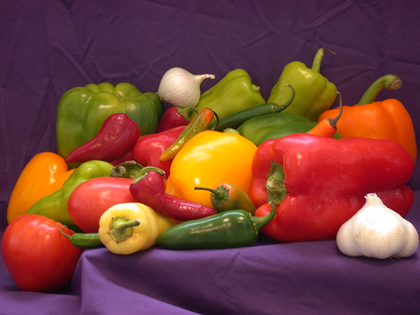
%> input picture test_images/peppers.png, 420 x 315 px, shrunk from 512 x 384 before the run
$ octave comparisonExperiment.m   (GNU Octave 9; MATLAB toolbox functions it lacks are replaced by stand-ins)
%> lines starting %> are read from the running program, lines starting %| are printed output that depends on the picture
### src/frequencyCompression.m
function [compressedImage, metrics] = frequencyCompression(imagePath, quality)
%> called with imagePath = 'test_images/peppers.png', quality = 50

    % ============================================================
    % STANDARD DCT-BASED COLOR IMAGE COMPRESSION
    % Toolbox-independent implementation
    % ============================================================

    % Read original image
    original = imread(imagePath);
%> original is the input picture: size 315x420x3 uint8; mean R, G, B 120.8, 66.4, 57.6

    % Convert image to double
    originalDouble = double(original);

    % ============================================================
    % CHECK IMAGE TYPE
    % ============================================================


    if size(original, 3) == 3

        % Color image
        colorImage = originalDouble;

    else

        % Grayscale image
        colorImage = originalDouble;

    end

    % ============================================================
    % IMAGE DIMENSIONS
    % ============================================================

    [rows, cols, channels] = size(colorImage);

    % Make dimensions divisible by 8
    newRows = floor(rows / 8) * 8;
    newCols = floor(cols / 8) * 8;

    % Crop image
    colorImage = ...
        colorImage(1:newRows, 1:newCols, :);
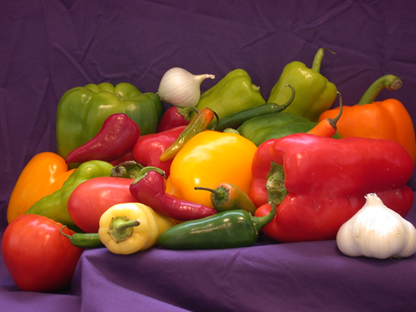
%> colorImage: size 312x416x3 double; mean R, G, B 121.6, 66.8, 57.2

    % Initialize compressed image
    compressedImage = zeros( ...
        newRows, newCols, channels);

    % ============================================================
    % QUALITY CONTROL
    % ============================================================

    retainPercentage = ...
        max(5, min(100, quality));

    % Determine retained low-frequency region
    blockSize = max(1, ...
        round(8 * sqrt(retainPercentage / 100)));

    % ============================================================
    % CREATE 8x8 DCT TRANSFORM MATRIX
    % ============================================================

    N = 8;

    D = zeros(N, N);

    for k = 0:N-1

        for n = 0:N-1

            if k == 0
                alpha = sqrt(1/N);
            else
                alpha = sqrt(2/N);
            end

            D(k+1,n+1) = ...
                alpha * cos( ...
                (pi * (2*n + 1) * k) / (2*N));

        end

    end

    % ============================================================
    % PROCESS EACH COLOR CHANNEL
    % ============================================================

    for channel = 1:channels

        % Extract channel
        channelImage = ...
            colorImage(:,:,channel);

        % --------------------------------------------------------
        % PROCESS IMAGE BLOCK-BY-BLOCK
        % --------------------------------------------------------

        for i = 1:8:newRows

            for j = 1:8:newCols

                % Extract 8x8 block
                block = ...
                    channelImage(i:i+7, j:j+7);

                % ------------------------------------------------
                % FORWARD 2-D DCT
                % ------------------------------------------------

                dctBlock = D * block * D';

                % ------------------------------------------------
                % FREQUENCY MASK
                % ------------------------------------------------

                mask = zeros(8,8);

                % Retain low-frequency coefficients
                mask(1:blockSize,1:blockSize) = 1;

                % Remove high-frequency coefficients
                compressedDCT = ...
                    dctBlock .* mask;

                % ------------------------------------------------
                % INVERSE 2-D DCT
                % ------------------------------------------------

                reconstructedBlock = ...
                    D' * compressedDCT * D;

                % Store reconstructed block
                compressedImage( ...
                    i:i+7, ...
                    j:j+7, ...
                    channel) = reconstructedBlock;

            end

        end

    end
%> this loop made 3 passes
%> pass 3, in frequencyCompression, `channelImage = colorImage(:,:,channel);`:
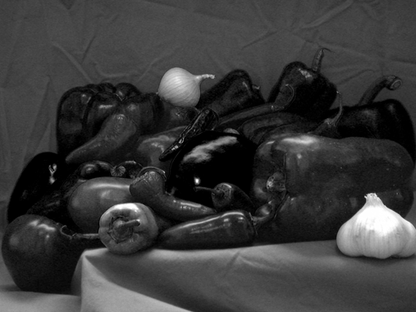
%> channelImage: size 312x416 double; min 0, max 255, mean 57.2
%> after the loop, mask = [1 1 1 1 1 1 0 0; 1 1 1 1 1 1 0 0; 1 1 1 1 1 1 0 0; 1 1 1 1 1 1 0 0; 1 1 1 1 1 1 0 0; 1 1 1 1 1 1 0 0; 0 0 0 0 0 0 0 0; 0 0 0 0 0 0 0 0]

    % ============================================================
    % CONVERT BACK TO UINT8 IMAGE
    % ============================================================

    compressedImage = uint8( ...
        max(0, min(255, compressedImage)));
%> compressedImage: size 312x416x3 uint8

    originalImage = uint8(colorImage);

    % ============================================================
    % QUALITY METRICS
    % ============================================================

    % Calculate difference for all RGB channels
    difference = ...
        double(compressedImage) - ...
        double(originalImage);
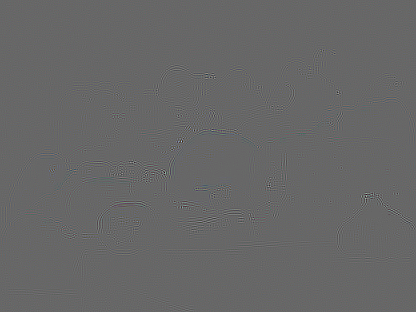
%> difference: size 312x416x3 double; mean R, G, B 0, 0, 0; drawn with min black and max white

    % ------------------------------------------------------------
    % MSE
    % ------------------------------------------------------------

    metrics.MSE = ...
        mean(difference(:).^2);
%> metrics.MSE = 3.2

    % ------------------------------------------------------------
    % PSNR
    % ------------------------------------------------------------

    if metrics.MSE == 0

        metrics.PSNR = Inf;

    else

        metrics.PSNR = ...
            10 * log10((255^2) / metrics.MSE);
%> metrics.PSNR = 43.07

    end

    % ------------------------------------------------------------
    % CORRELATION-BASED SIMILARITY
    % ------------------------------------------------------------

    originalVector = ...
        double(originalImage(:));

    compressedVector = ...
        double(compressedImage(:));

    correlationMatrix = ...
        corrcoef(originalVector, compressedVector);
%> correlationMatrix = [1 1; 1 1]

    if size(correlationMatrix,1) == 2

        metrics.SSIM = ...
            correlationMatrix(1,2);
%> metrics.SSIM = 1

    else

        metrics.SSIM = 1;

    end

    % ============================================================
    % COEFFICIENT RETENTION
    % ============================================================

    metrics.CoefficientRetention = ...
        (blockSize^2 / 64) * 100;

    % ============================================================
    % COMPRESSION INFORMATION
    % ============================================================

    metrics.Quality = quality;

    metrics.BlockSize = 8;

    metrics.RetainedFrequencySize = blockSize;

    metrics.TotalBlocks = ...
        floor(newRows/8) * floor(newCols/8);

    % ============================================================
    % IMAGE INFORMATION
    % ============================================================

    metrics.OriginalHeight = newRows;

    metrics.OriginalWidth = newCols;

    metrics.ColorChannels = channels;

end

### src/adaptiveCompression.m
function [compressedImage, metrics] = adaptiveCompression(imagePath, quality)

    % ============================================================
    % CONTENT-AWARE ADAPTIVE IMAGE COMPRESSION
    % DCT + EDGE-AWARE COMPRESSION
    % Toolbox-independent implementation
    % ============================================================

    % Read original image
    original = imread(imagePath);

    % ------------------------------------------------------------
    % Preserve color image and create grayscale image for analysis
    % ------------------------------------------------------------

    if size(original, 3) == 3

        colorImage = double(original);

        R = colorImage(:,:,1);
        G = colorImage(:,:,2);
        B = colorImage(:,:,3);

        grayImage = 0.299 * R + ...
                    0.587 * G + ...
                    0.114 * B;

    else

        colorImage = double(original);
        grayImage = colorImage;

    end

    % ------------------------------------------------------------
    % Image dimensions
    % ------------------------------------------------------------

    [rows, cols] = size(grayImage);

    % Make dimensions divisible by 8
    newRows = floor(rows / 8) * 8;
    newCols = floor(cols / 8) * 8;

    % Crop image
    grayImage = grayImage(1:newRows, 1:newCols);

    if size(original, 3) == 3
        colorImage = colorImage(1:newRows, 1:newCols, :);
    end

    % ------------------------------------------------------------
    % Quality control
    % ------------------------------------------------------------

    quality = max(10, min(100, quality));

    % ------------------------------------------------------------
    % Create 8x8 DCT transform matrix
    % ------------------------------------------------------------

    N = 8;

    D = zeros(N, N);

    for k = 0:N-1

        for n = 0:N-1

            if k == 0
                alpha = sqrt(1/N);
            else
                alpha = sqrt(2/N);
            end

            D(k+1,n+1) = alpha * ...
                cos((pi * (2*n + 1) * k) / (2*N));

        end

    end

    % ------------------------------------------------------------
    % Sobel edge detection
    % ------------------------------------------------------------

    Gx = [-1 0 1;
          -2 0 2;
          -1 0 1];

    Gy = [-1 -2 -1;
           0  0  0;
           1  2  1];

    gradientX = conv2(grayImage, Gx, 'same');
    gradientY = conv2(grayImage, Gy, 'same');

    % Calculate gradient magnitude
    gradientMagnitude = sqrt( ...
        gradientX.^2 + gradientY.^2);

    % Normalize gradient
    maxGradient = max(gradientMagnitude(:));

    if maxGradient > 0

        normalizedGradient = ...
            gradientMagnitude / maxGradient;

    else

        normalizedGradient = gradientMagnitude;

    end

    % ------------------------------------------------------------
    % Initialize reconstructed image
    % ------------------------------------------------------------

    compressedGray = zeros(newRows, newCols);

    % ------------------------------------------------------------
    % Statistics
    % ------------------------------------------------------------

    totalRetained = 0;
    totalCoefficients = 0;

    highDetailBlocks = 0;
    mediumDetailBlocks = 0;
    lowDetailBlocks = 0;

    % ============================================================
    % ADAPTIVE DCT COMPRESSION
    % ============================================================

    for i = 1:8:newRows

        for j = 1:8:newCols

            % Extract 8x8 image block
            block = grayImage(i:i+7, j:j+7);

            % Extract corresponding edge block
            edgeBlock = ...
                normalizedGradient(i:i+7, j:j+7);

            % Calculate local edge density
            localEdgeDensity = mean(edgeBlock(:));

            % ----------------------------------------------------
            % ADAPTIVE COMPRESSION
            % ----------------------------------------------------

            if localEdgeDensity > 0.08

                % HIGH DETAIL REGION
                % Preserve more DCT coefficients

                blockSize = round(8 * ...
                    sqrt(min(100, quality + 30) / 100));

                highDetailBlocks = ...
                    highDetailBlocks + 1;

            elseif localEdgeDensity > 0.03

                % MEDIUM DETAIL REGION
                % Moderate compression

                blockSize = round(8 * ...
                    sqrt(quality / 100));

                mediumDetailBlocks = ...
                    mediumDetailBlocks + 1;

            else

                % LOW DETAIL REGION
                % Stronger compression

                blockSize = round(8 * ...
                    sqrt(max(5, quality - 25) / 100));

                lowDetailBlocks = ...
                    lowDetailBlocks + 1;

            end

            % Keep block size between 1 and 8
            blockSize = max(1, min(8, blockSize));

            % ----------------------------------------------------
            % FORWARD DCT
            % ----------------------------------------------------

            dctBlock = D * block * D';

            % ----------------------------------------------------
            % CREATE ADAPTIVE FREQUENCY MASK
            % ----------------------------------------------------

            mask = zeros(8, 8);

            mask(1:blockSize, 1:blockSize) = 1;

            % Keep selected frequency coefficients
            compressedDCT = dctBlock .* mask;

            % ----------------------------------------------------
            % INVERSE DCT
            % ----------------------------------------------------

            reconstructedBlock = ...
                D' * compressedDCT * D;

            % Store reconstructed block
            compressedGray(i:i+7, j:j+7) = ...
                reconstructedBlock;

            % Update coefficient statistics
            totalRetained = ...
                totalRetained + blockSize^2;

            totalCoefficients = ...
                totalCoefficients + 64;

        end

    end

    % ============================================================
    % RECONSTRUCT COLOR IMAGE
    % ============================================================

    if size(original, 3) == 3

        % Difference between reconstructed and original luminance
        difference = compressedGray - grayImage;

        compressedImage = zeros( ...
            newRows, newCols, 3);

        % Apply luminance change to RGB channels
        for channel = 1:3

            channelData = ...
                colorImage(:,:,channel);

            reconstructedChannel = ...
                channelData + difference;

            compressedImage(:,:,channel) = ...
                reconstructedChannel;

        end

    else

        compressedImage = compressedGray;

    end

    % ------------------------------------------------------------
    % Convert to uint8
    % ------------------------------------------------------------

    compressedImage = uint8( ...
        max(0, min(255, compressedImage)));

    originalColor = uint8(colorImage);

    % ============================================================
    % QUALITY METRICS
    % ============================================================

    % Convert reconstructed image to grayscale
    compressedGrayFinal = ...
        double(rgbToGrayManual(compressedImage));

    originalGrayFinal = ...
        double(rgbToGrayManual(originalColor));

    % ------------------------------------------------------------
    % MSE
    % ------------------------------------------------------------

    difference = ...
        compressedGrayFinal - originalGrayFinal;

    metrics.MSE = ...
        mean(difference(:).^2);

    % ------------------------------------------------------------
    % PSNR
    % ------------------------------------------------------------

    if metrics.MSE == 0

        metrics.PSNR = Inf;

    else

        metrics.PSNR = ...
            10 * log10((255^2) / metrics.MSE);

    end

    % ------------------------------------------------------------
    % Structural similarity approximation
    % ------------------------------------------------------------

    originalVector = ...
        originalGrayFinal(:);

    compressedVector = ...
        compressedGrayFinal(:);

    correlationMatrix = ...
        corrcoef(originalVector, compressedVector);

    if size(correlationMatrix, 1) == 2

        metrics.SSIM = ...
            correlationMatrix(1,2);

    else

        metrics.SSIM = 1;

    end

    % ------------------------------------------------------------
    % Coefficient retention
    % ------------------------------------------------------------

    metrics.CoefficientRetention = ...
        (totalRetained / totalCoefficients) * 100;

    % ------------------------------------------------------------
    % Adaptive compression statistics
    % ------------------------------------------------------------

    metrics.HighDetailBlocks = ...
        highDetailBlocks;

    metrics.MediumDetailBlocks = ...
        mediumDetailBlocks;

    metrics.LowDetailBlocks = ...
        lowDetailBlocks;

    metrics.TotalBlocks = ...
        totalCoefficients / 64;

    metrics.AdaptiveMode = true;

end


% ================================================================
% MANUAL RGB TO GRAYSCALE FUNCTION
% ================================================================

function gray = rgbToGrayManual(image)

    if size(image, 3) == 3

        R = double(image(:,:,1));
        G = double(image(:,:,2));
        B = double(image(:,:,3));

        gray = uint8( ...
            max(0, min(255, ...
            0.299 * R + ...
            0.587 * G + ...
            0.114 * B)));

    else

        gray = image;

    end

end

### experiments/comparisonExperiment.m
clc;
clear;
close all;

% ============================================================
% DCT vs ADAPTIVE DCT COMPARISON EXPERIMENT
% ============================================================

% Move to project root if this script is inside experiments
projectPath = fileparts(fileparts(mfilename('fullpath')));

% Add source folder
addpath(fullfile(projectPath, 'src'));

% Input image
imagePath = fullfile(projectPath, ...
    'test_images', 'peppers.png');

% Compression quality
quality = 50;

% ============================================================
% RUN STANDARD DCT COMPRESSION
% ============================================================

fprintf('\nRunning Standard DCT Compression...\n');

[standardImage, standardMetrics] = ...
    frequencyCompression(imagePath, quality);
%> standardMetrics = {MSE 3.2, PSNR 43.07, SSIM 1, CoefficientRetention 56.25, Quality 50, BlockSize 8}

% ============================================================
% RUN ADAPTIVE DCT COMPRESSION
% ============================================================

fprintf('Running Adaptive DCT Compression...\n');

[adaptiveImage, adaptiveMetrics] = ...
    adaptiveCompression(imagePath, quality);
%> in adaptiveCompression, `R = colorImage(:,:,1);`:
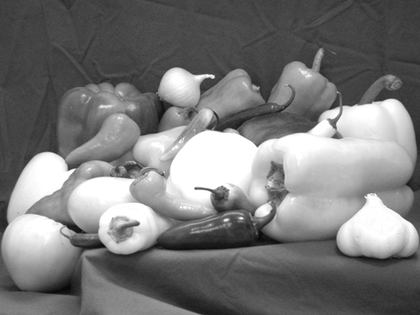
%> R: size 315x420 double; min 6, max 255, mean 120.8
%> in adaptiveCompression, `G = colorImage(:,:,2);`:
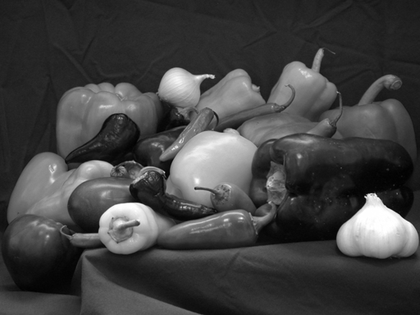
%> G: size 315x420 double; min 0, max 255, mean 66.4
%> in adaptiveCompression, `grayImage = grayImage(1:newRows, 1:newCols);`:
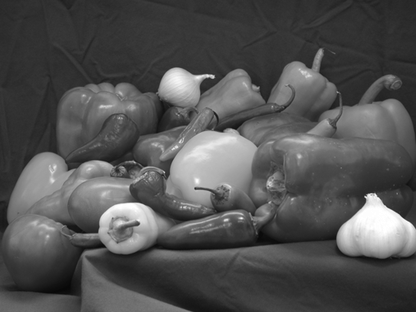
%> grayImage: size 312x416 double; min 7.51, max 255, mean 82.1
%> in adaptiveCompression, `gradientX = conv2(grayImage, Gx, 'same');`:
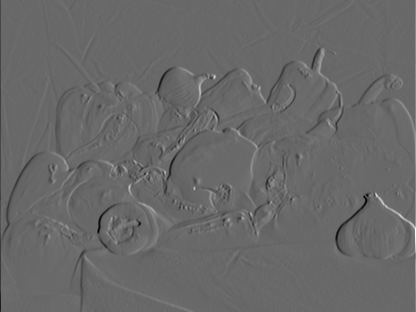
%> gradientX: size 312x416 double; min -567, max 809.1, mean 0; drawn with min black and max white
%> (the rest of the program and of its run is left out)
